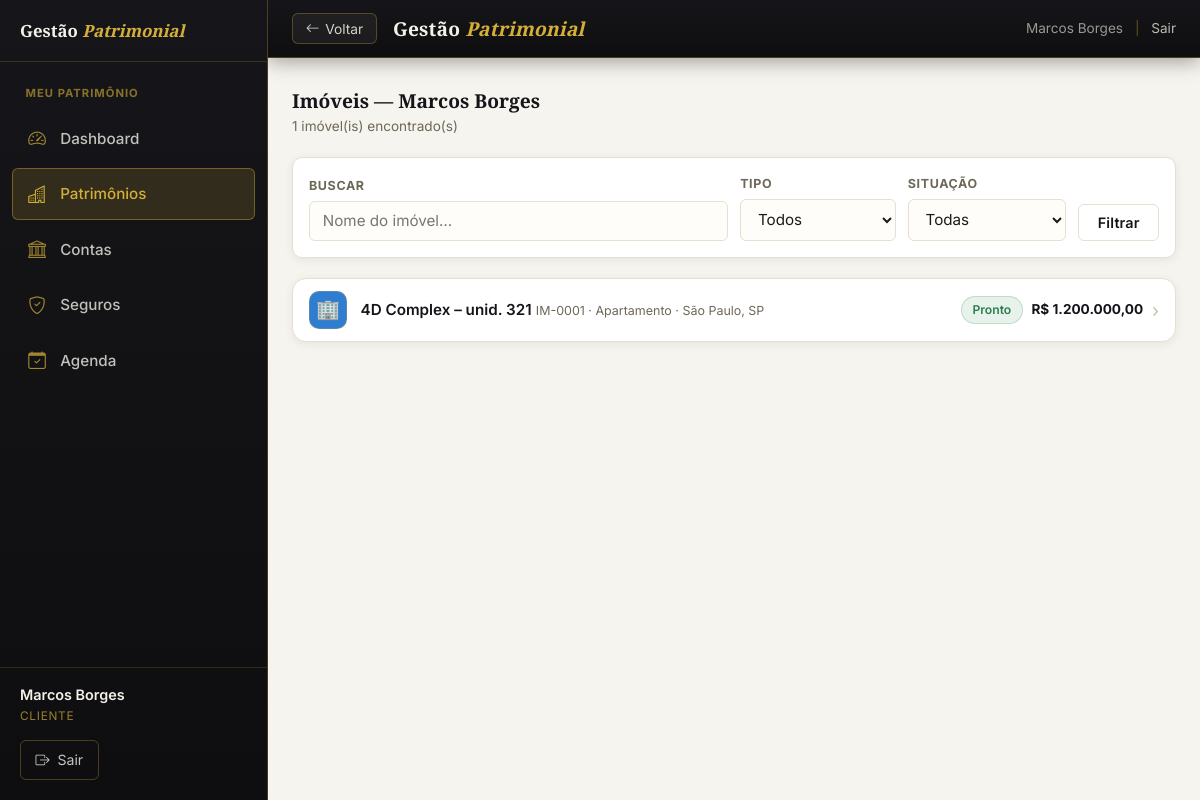
Page /imoveis (signed in) on the committed database.
### tables this page shows
CREATE TABLE IF NOT EXISTS clientes (
  id              INT AUTO_INCREMENT PRIMARY KEY,
  usuario_id      INT NULL,                           
  tipo_pessoa     ENUM('PF','PJ') NOT NULL DEFAULT 'PF',
  nome            VARCHAR(200) NOT NULL,              
  nome_completo   VARCHAR(200) NULL,                  
  apelido         VARCHAR(80)  NULL,
  cpf_cnpj        VARCHAR(18)  NOT NULL,
  rg              VARCHAR(20)  NULL,
  rg_orgao        VARCHAR(30)  NULL,
  rg_uf           VARCHAR(2)   NULL,
  data_nascimento DATE         NULL,
  naturalidade    VARCHAR(80)  NULL,
  nacionalidade   VARCHAR(60)  NULL DEFAULT 'Brasileira',
  estado_civil    ENUM('solteiro','casado','divorciado','viuvo','uniao_estavel','separado') NULL,
  regime_bens     ENUM('comunhao_parcial','comunhao_universal','separacao_total','participacao_final','nao_aplicavel') NULL,
  profissao       VARCHAR(80)  NULL,
  tipo_sanguineo  ENUM('A+','A-','B+','B-','AB+','AB-','O+','O-') NULL,
  nome_pai        VARCHAR(200) NULL,
  nome_mae        VARCHAR(200) NULL,
  cep             VARCHAR(9)   NULL,                  
  logradouro      VARCHAR(200) NULL,
  numero          VARCHAR(20)  NULL,
  complemento     VARCHAR(100) NULL,
  bairro          VARCHAR(100) NULL,
  cidade          VARCHAR(100) NULL,
  uf              VARCHAR(2)   NULL,
  email           VARCHAR(150) NULL,                  
  telefone        VARCHAR(20)  NULL,                  
  tem_testamento  TINYINT(1) NOT NULL DEFAULT 0,
  testamento_obs  TEXT         NULL,
  observacoes     TEXT         NULL,
  ativo           TINYINT(1) NOT NULL DEFAULT 1,
  criado_em       DATETIME NOT NULL DEFAULT CURRENT_TIMESTAMP,
  FOREIGN KEY (usuario_id) REFERENCES usuarios(id) ON DELETE SET NULL
);

CREATE TABLE IF NOT EXISTS imoveis (
  id                    INT AUTO_INCREMENT PRIMARY KEY,
  cliente_id            INT NOT NULL,
  condominio_id         INT NULL,

   
  codigo                VARCHAR(20)  NOT NULL,        
  nome_referencia       VARCHAR(200) NOT NULL,
  tipo                  ENUM('apartamento','casa','sala_comercial','terreno','galpao','loja','hotel','outro') NOT NULL,
  finalidade            ENUM('residencial','comercial','mista','locacao','investimento') NOT NULL,
  situacao              ENUM('pronto','em_construcao','na_planta') NOT NULL DEFAULT 'pronto',

   
  logradouro            VARCHAR(200) NULL,
  numero                VARCHAR(20)  NULL,
  complemento           VARCHAR(100) NULL,
  cep                   VARCHAR(10)  NULL,
  bairro                VARCHAR(100) NULL,
  cidade                VARCHAR(100) NULL,
  estado                CHAR(2)      NULL,
  pais                  VARCHAR(60)  NOT NULL DEFAULT 'Brasil',

   
  inscricao_municipal   VARCHAR(60)  NULL,            
  site_cartorio         VARCHAR(255) NULL,            

   
  data_aquisicao        DATE         NULL,
  forma_aquisicao       ENUM('compra','heranca','doacao','permuta','integralizacao','outro') NULL,
  outros_proprietarios  VARCHAR(500) NULL,            

   
  valor_compra          DECIMAL(15,2) NULL,
  valor_entrada         DECIMAL(15,2) NULL,
  valor_financiamento   DECIMAL(15,2) NULL,
  banco_financiador     VARCHAR(150)  NULL,
  prazo_financiamento   INT           NULL,           
  taxa_juros_anual      DECIMAL(6,4)  NULL,           
  valor_mercado         DECIMAL(15,2) NULL,
  data_avaliacao_mercado DATE          NULL,

   
  custo_condominio      DECIMAL(10,2) NULL,
  custo_iptu_mensal     DECIMAL(10,2) NULL,           
  custo_energia         DECIMAL(10,2) NULL,
  custo_agua            DECIMAL(10,2) NULL,
  custo_internet        DECIMAL(10,2) NULL,
  custo_outros          DECIMAL(10,2) NULL,

  foto_principal        VARCHAR(300) NULL,            
  observacoes           TEXT         NULL,
  ativo                 TINYINT(1) NOT NULL DEFAULT 1,
  criado_em             DATETIME NOT NULL DEFAULT CURRENT_TIMESTAMP,
  atualizado_em         DATETIME NOT NULL DEFAULT CURRENT_TIMESTAMP ON UPDATE CURRENT_TIMESTAMP,

  FOREIGN KEY (cliente_id)   REFERENCES clientes(id)    ON DELETE RESTRICT,
  FOREIGN KEY (condominio_id) REFERENCES condominios(id) ON DELETE SET NULL
);

### app/Core/View.php (called while the page is built, shortened)
<?php
class View
{
    public static function render(string $view, array $data = []): void
    {
        $file = APP_PATH . '/Views/' . $view . '.php';
        extract($data, EXTR_SKIP);
        require $file;
    }
}

### app/Core/Controller.php (called while the page is built, shortened)
<?php
abstract class Controller
{
    protected function view(string $view, array $data = []): void
    {
        View::render($view, $data);
    }
}

### app/Controllers/ImoveisController.php (called while the page is built, shortened)
<?php
class ImoveisController extends Controller
{
    private function clienteEmContexto(array $usuario): array
    {
        $s = db()->prepare('SELECT * FROM clientes WHERE usuario_id = ? AND ativo = 1');
        $s->execute([$usuario['id']]);
        $cli = $s->fetch();
        return $cli;
    }
    public function index(): void
    {
        $usuario = usuario_logado();
        $cli     = $this->clienteEmContexto($usuario);
        $filtro_tipo     = $_GET['tipo']     ?? '';
        $filtro_situacao = $_GET['situacao'] ?? '';
        $filtro_busca    = trim($_GET['busca'] ?? '');
        $imoveis = Imovel::listar($cli['id'], [
            'tipo' => $filtro_tipo, 'situacao' => $filtro_situacao, 'busca' => $filtro_busca,
        ]);
        $this->view('imoveis/lista', compact(
            'cli', 'imoveis', 'filtro_tipo', 'filtro_situacao', 'filtro_busca',
            'novo_im', 'novo_pend', 'novo_pend_total'
        ));
    }
}

### app/Core/Router.php (called while the page is built, shortened)
<?php
class Router
{
    private array $routes = ['GET' => [], 'POST' => []];
    public function get(string $path, array $handler): void
    {
        $this->routes['GET'][trim($path, '/')] = $handler;
    }
    public function post(string $path, array $handler): void
    {
        $this->routes['POST'][trim($path, '/')] = $handler;
    }
    public function dispatch(string $url, string $method): void
    {
        $url    = trim($url, '/');
        $method = strtoupper($method) === 'POST' ? 'POST' : 'GET';
        $handler = $this->routes[$method][$url] ?? null;
        [$class, $action] = $handler;
        (new $class())->$action();
    }
}

### index.php (called while the page is built, shortened)
<?php
require_once __DIR__ . '/app/bootstrap.php';
$router = new Router();
$router->dispatch($_GET['url'] ?? '', $_SERVER['REQUEST_METHOD']);

### includes/functions.php (called while the page is built, shortened)
<?php
function base_url(string $path = ''): string {
    $base = defined('BASE_URL') ? BASE_URL : '/cezar/';
    return $base . ltrim($path, '/');
}
function moeda(float $valor): string {
    return 'R$ ' . number_format($valor, 2, ',', '.');
}
function tipo_imovel_label(string $tipo): string {
    $labels = [
        'apartamento'   => 'Apartamento',
        'casa'          => 'Casa',
        'sala_comercial'=> 'Sala Comercial',
        'terreno'       => 'Terreno',
        'galpao'        => 'Galpão',
        'loja'          => 'Loja',
        'hotel'         => 'Hotel',
        'outro'         => 'Outro',
    ];
    return $labels[$tipo] ?? $tipo;
}
function situacao_label(string $situacao): string {
    $labels = [
        'pronto'          => 'Pronto',
        'em_construcao'   => 'Em Construção',
        'na_planta'       => 'Na Planta',
    ];
    return $labels[$situacao] ?? $situacao;
}
function h(string $str): string {
    return htmlspecialchars($str, ENT_QUOTES, 'UTF-8');
}

### includes/auth.php (called while the page is built, shortened)
<?php
require_once __DIR__ . '/db.php';
function usuario_logado(): ?array {
    return $_SESSION['usuario'] ?? null;
}

### includes/db.php (called while the page is built, shortened)
<?php
function db(): PDO
{
    static $pdo = null;
    if ($pdo === null) {
        $host    = Env::get('DB_HOST', '127.0.0.1');
        $name    = Env::get('DB_NAME', 'gestao_patrimonial');
        $user    = Env::get('DB_USER', 'root');
        $pass    = Env::get('DB_PASS', '');
        $charset = Env::get('DB_CHARSET', 'utf8mb4');
        $dsn = "mysql:host={$host};dbname={$name};charset={$charset}";
        $pdo = new PDO($dsn, $user, $pass, [
            PDO::ATTR_ERRMODE            => PDO::ERRMODE_EXCEPTION,
            PDO::ATTR_DEFAULT_FETCH_MODE => PDO::FETCH_ASSOC,
            PDO::ATTR_EMULATE_PREPARES   => false,
        ]);
    }
    return $pdo;
}

### app/bootstrap.php (called while the page is built, shortened)
<?php
spl_autoload_register(function (string $class): void {
    foreach (['Core', 'Controllers', 'Models'] as $dir) {
        $file = APP_PATH . '/' . $dir . '/' . $class . '.php';
        if (is_file($file)) {
            return;
        }
    }
});

### app/Models/Imovel.php (called while the page is built, shortened)
<?php
class Imovel
{
    public static function listar(int $clienteId, array $f = []): array
    {
        $sql    = 'SELECT * FROM imoveis WHERE cliente_id = ? AND ativo = 1';
        $params = [$clienteId];
        $sql .= ' ORDER BY nome_referencia';
        $st = db()->prepare($sql);
        $st->execute($params);
        return $st->fetchAll();
    }
}

### app/Views/imoveis/lista.php (the view, shortened to what this page needs)
<?php
require APP_ROOT . '/includes/header.php';
?>
<div class="container">
  <div style="display:flex;align-items:center;justify-content:space-between;margin-bottom:1.25rem;flex-wrap:wrap;gap:.75rem">
    <div>
      <h2 style="font-size:1.2rem;color:var(--cor-primaria)">Imóveis — <?= h($cli['nome']) ?></h2>
      <div style="font-size:.85rem;color:var(--cor-secundario)"><?= count($imoveis) ?> imóvel(is) encontrado(s)</div>
    </div>
  </div>
  <div class="card" style="padding:1rem">
    <form method="get" style="display:flex;gap:.75rem;flex-wrap:wrap;align-items:flex-end">
      <div class="form-grupo" style="margin:0;flex:1;min-width:160px">
        <label>Buscar</label>
        <input type="text" name="busca" placeholder="Nome do imóvel…" value="<?= h($filtro_busca) ?>">
      </div>
      <div class="form-grupo" style="margin:0;min-width:150px">
        <label>Tipo</label>
        <select name="tipo">
          <option value="">Todos</option>
        </select>
      </div>
      <div class="form-grupo" style="margin:0;min-width:150px">
        <label>Situação</label>
        <select name="situacao">
          <option value="">Todas</option>
        </select>
      </div>
      <button type="submit" class="btn btn-secundario">Filtrar</button>
    </form>
  </div>
  <?php if ($imoveis): ?>
  <?php
    $tipo_visual = [
      'apartamento'    => ['🏢', '#2e7dd1'],
      'casa'           => ['🏠', '#1a7a45'],
      'terreno'        => ['🌳', '#b3700f'],
      'sala_comercial' => ['🏪', '#0d9488'],
      'galpao'         => ['🏭', '#475569'],
      'loja'           => ['🏬', '#9333ea'],
      'hotel'          => ['🏨', '#dc2626'],
      'outro'          => ['🏗️', 'var(--cor-secundario)'],
    ];
  ?>
  <div class="ios-list">
    <?php foreach ($imoveis as $im):
      [$ic, $cor] = $tipo_visual[$im['tipo']] ?? ['🏠', 'var(--cor-secundario)'];
      $local = trim(($im['cidade'] ?? '') . ($im['estado'] ? ', ' . $im['estado'] : ''));
    ?>
    <a href="<?= base_url('imoveis/ficha?id=' . $im['id']) ?>" class="ios-row">
      <span class="ios-icone" style="background:<?= $cor ?>">
        <?php if ($im['foto_principal']): ?><img src="<?= base_url($im['foto_principal']) ?>" alt="" style="width:100%;height:100%;object-fit:cover;border-radius:10px"><?php else: ?><?= $ic ?><?php endif; ?>
      </span>
      <span class="ios-corpo">
        <span class="ios-titulo"><?= h($im['nome_referencia']) ?></span>
        <span class="ios-sub"><?= h($im['codigo']) ?> · <?= h(tipo_imovel_label($im['tipo'])) ?><?= $local ? ' · ' . h($local) : '' ?></span>
      </span>
      <span class="ios-dir">
        <span class="tag <?= $im['situacao']==='pronto' ? 'tag-verde' : 'tag-laranja' ?>"><?= situacao_label($im['situacao']) ?></span>
        <span class="ios-valor"><?= $im['valor_mercado'] ? moeda((float)$im['valor_mercado']) : '—' ?></span>
        <span class="ios-chevron">›</span>
      </span>
    </a>
    <?php endforeach; ?>
  </div>
  <?php endif; ?>
</div>
<?php require APP_ROOT . '/includes/footer.php'; ?>

### includes/header.php (shortened to what this page needs)
<?php
require_once __DIR__ . '/db.php';
require_once __DIR__ . '/auth.php';
require_once __DIR__ . '/functions.php';
$usuario = usuario_logado();
$cliente_sel = cliente_selecionado();
?>
<!DOCTYPE html>
<html lang="pt-BR">
<head>
  <link rel="stylesheet" href="https://cdn.jsdelivr.net/npm/bootstrap-icons@1.11.3/font/bootstrap-icons.min.css">
  <?php $css_ver = @filemtime(__DIR__ . '/../assets/css/style.css') ?: time(); ?>
  <link rel="stylesheet" href="<?= base_url('assets/css/style.css') ?>?v=<?= $css_ver ?>">
</head>
<body>
<?php
if ($usuario):
  $rota_atual = trim($_GET['url'] ?? '', '/');
  $eh_admin   = $usuario['nivel'] === 'admin';
?>
<header class="topo">
  <button type="button" class="topo-voltar"
          onclick="history.length > 1 ? history.back() : location.href='<?= base_url($eh_admin ? 'gestao-geral' : 'dashboard') ?>'"
          aria-label="Voltar">
    <i class="bi bi-arrow-left"></i><span>Voltar</span>
  </button>
  <div class="topo-logo">Gestão <span>Patrimonial</span></div>
  <div class="topo-usuario">
    <?= h($usuario['nome']) ?>
    <span class="topo-sep">|</span>
    <a href="<?= base_url('logout') ?>">Sair</a>
  </div>
</header>
<aside class="menu-lateral" id="menu-lateral" aria-hidden="true">
  <div class="menu-lateral-topo">
    <span class="menu-lateral-marca">Gestão <span>Patrimonial</span></span>
  </div>
  <nav class="menu-nav">
    <?php
    if ($eh_admin) {
      $grupos = [
        ['Geral', [
          ['gestao-geral', 'Gestão Geral', 'bi-columns-gap',    true],
          ['clientes',     'Clientes',     'bi-people',         true],
          ['agenda',       'Agenda',       'bi-calendar-check', true],
        ]],
      ];
      if ($cliente_sel) {
        $grupos[] = [$cliente_sel['nome'], [
          ['dashboard',  'Dashboard',   'bi-speedometer2', true],
          ['patrimonio', 'Patrimônios', 'bi-buildings',    true],
          ['contas',     'Contas',      'bi-bank',         true],
          ['seguros',    'Seguros',     'bi-shield-check', true],
        ]];
      }
    } else {
      $grupos = [
        ['Meu patrimônio', [
          ['dashboard',  'Dashboard',   'bi-speedometer2',   true],
          ['patrimonio', 'Patrimônios', 'bi-buildings',      true],
          ['contas',     'Contas',      'bi-bank',           true],
          ['seguros',    'Seguros',     'bi-shield-check',   true],
          ['agenda',     'Agenda',      'bi-calendar-check', true],
        ]],
      ];
    }
    foreach ($grupos as [$titulo, $itens]):
    ?>
      <div class="menu-grupo-tit"><?= h($titulo) ?></div>
      <?php foreach ($itens as [$rota, $rotulo, $icone, $mostrar]):
        $ativo = ($rota_atual === $rota || str_starts_with($rota_atual, $rota . '/')) ? ' ativo' : '';
        if ($rota === 'patrimonio' && preg_match('#^(imoveis|veiculos|outros)#', $rota_atual)) $ativo = ' ativo';
      ?>
        <a class="menu-item<?= $ativo ?>" href="<?= base_url($rota) ?>">
          <i class="bi <?= $icone ?>"></i><span><?= h($rotulo) ?></span>
        </a>
      <?php endforeach; ?>
    <?php endforeach; ?>
  </nav>
  <div class="menu-lateral-rodape">
    <div class="menu-user">
      <div class="menu-user-nome"><?= h($usuario['nome']) ?></div>
      <div class="menu-user-nivel"><?= $eh_admin ? 'Administrador' : 'Cliente' ?></div>
    </div>
    <a class="menu-sair" href="<?= base_url('logout') ?>">
      <i class="bi bi-box-arrow-right"></i> Sair
    </a>
  </div>
</aside>
<?php endif; ?>

### includes/footer.php (shortened to what this page needs)
</body>
</html>

### rows in the picture
clientes: nome "Marcos Borges"
imoveis: ic "🏢", nome_referencia "4D Complex – unid. 321", codigo "IM-0001", tipo "Apartamento", local "São Paulo, SP", situacao "Pronto", valor_mercado "R$ 1.200.000,00"

### other values in the picture
$titulo "MEU PATRIMÔNIO"
$rotulo "Dashboard"
$rotulo "Patrimônios"
$rotulo "Contas"
$rotulo "Seguros"
$rotulo "Agenda"
count($imoveis) "1"
